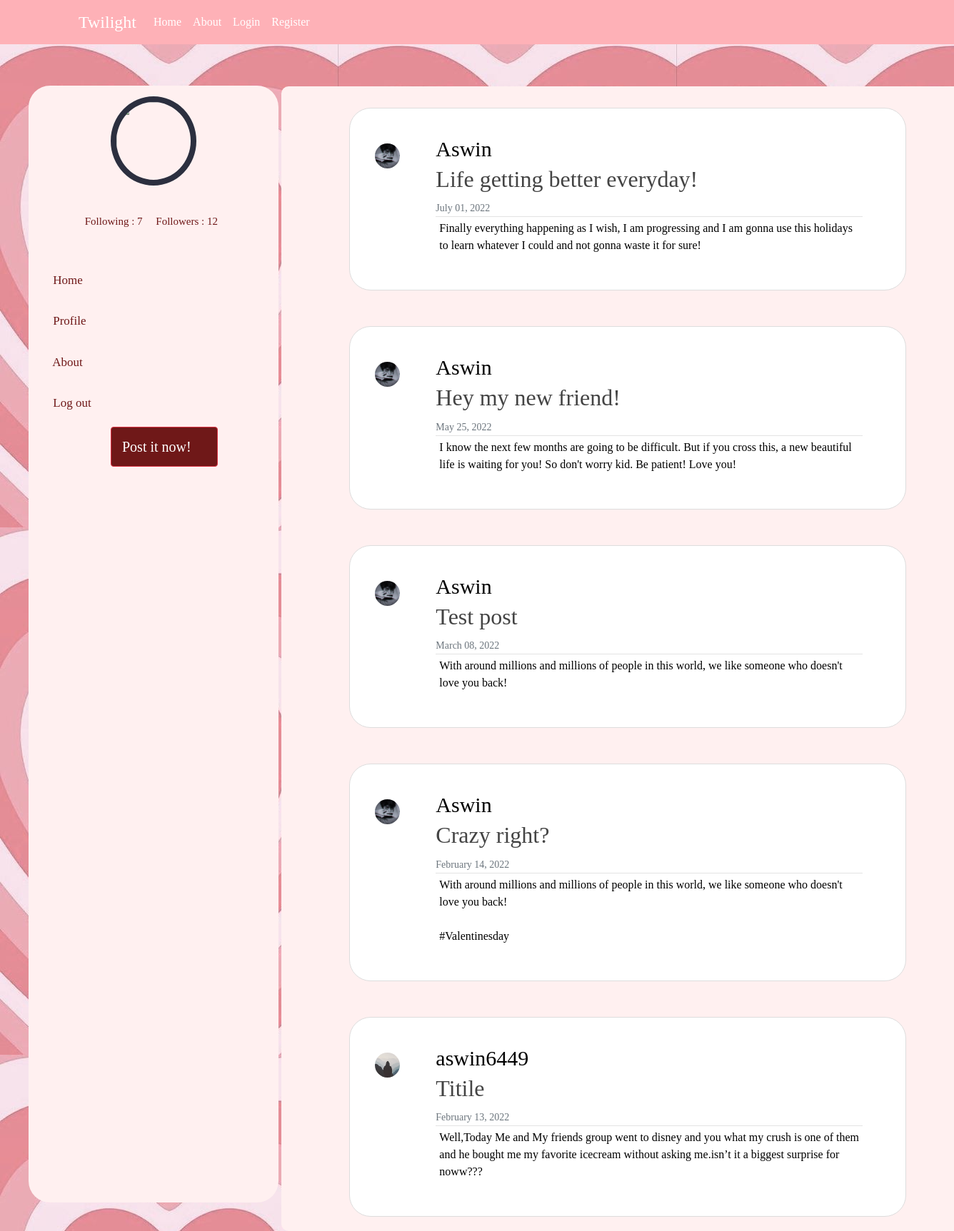
/home/, run on the app's committed database.
### blog/models.py (models this page shows, shortened)
class Post(models.Model):
    title = models.CharField(max_length=100)
    content = models.TextField()
    date_posted = models.DateTimeField(default=timezone.now)
    author = models.ForeignKey(User, on_delete=models.CASCADE)
    likes = models.ManyToManyField(User, related_name='blog_posts')

### users/models.py (models this page shows, shortened)
class Profile(models.Model):
    user = models.OneToOneField(User, on_delete=models.CASCADE)
    image = models.ImageField(default='default.jpg', upload_to='profile_pics')

### blog/views.py (the view)
# urls.py: path('home/', PostListView.as_view(), name='blog-home'),
class PostListView(ListView):
    model = Post
    template_name = 'blog/home.html'  # <app>/<model>_<viewtype>.html
    context_object_name = 'posts'
    ordering = ['-date_posted']
    paginate_by = 5

### blog/templates/blog/home.html (shortened to what this page needs)
{% load static %}
<!DOCTYPE html>
<html lang="en">
  <head>
    <link
      href="https://cdn.jsdelivr.net/npm/bootstrap@5.0.2/dist/css/bootstrap.min.css"
      rel="stylesheet"
    />
        <link rel="stylesheet" type="text/css" href="{% static 'blog/main.css' %}">
    <link rel="stylesheet" type="text/css" href="{% static 'blog/home.css' %}">
  </head>
      <body style="background: url('{% static 'blog/home.png' %}');">
    <header class="site-header">
      <nav class="navbar navbar-expand-md navbar-dark fixed-top" style="background-color: #feb1b7;" >
        <div class="container">
          <a style="font-family: 'Schoolbell', cursive;font-size: 24px" class="navbar-brand mr-4" href="{% url 'blog-home' %};">Twilight</a>
          <div class="collapse navbar-collapse" id="navbarToggle">
            <div class="navbar-nav mr-auto">
              <a class="nav-item nav-link" style="color: white;font-family: 'Schoolbell', cursive" href="{% url 'blog-home' %}">Home</a>
              <a class="nav-item nav-link" style="color: white;font-family: 'Schoolbell', cursive"  href="{% url 'blog-about' %}">About</a>
            </div>
            <div class="navbar-nav">
              {% if user.is_authenticated %}
                <a class="nav-item nav-link" style="color: white;font-family: 'Schoolbell', cursive"  href="{% url 'post-create' %}">New Post</a>
                <a class="nav-item nav-link" style="color: white;font-family: 'Schoolbell', cursive"  href="{% url 'profile' %}">Profile</a>
                <a class="nav-item nav-link" style="color: white;font-family: 'Schoolbell', cursive"  href="{% url 'logout' %}">Logout</a>
              {% else %}
                <a class="nav-item nav-link" style="color: white;font-family: 'Schoolbell', cursive"  href="{% url 'login' %}">Login</a>
                <a class="nav-item nav-link" style="color: white;font-family: 'Schoolbell', cursive"  href="{% url 'register' %}">Register</a>
              {% endif %}
            </div>
          </div>
        </div>
      </nav>
    </header>
     <header id="header">
      <div class="d-flex flex-column">
        <div class="profile">
          <img class="rounded-circle account-img" src="{{ user.profile.image.url }}">
          <br />
          <pre style="color:  #6f1818;font-family: 'Schoolbell', cursive;font-size: 15px;padding-left: 60px;"> Following : 7     Followers : 12</pre>
        </div>
        <nav id="navbar" class="nav-menu navbar">
          <ul>
            <li>
              <a href="{% url 'blog-home' %}" class="nav-link scrollto"
                >
                <pre style="color: #6f1818;font-family: 'Schoolbell', cursive;font-size: 17px;"> Home</pre>
              </a>
            </li>
            <li>
              <a href="{% url 'profile' %}" class="nav-link scrollto"
                >
                <pre style="color: #6f1818;font-family: 'Schoolbell', cursive;font-size: 17px;"> Profile</pre>
              </a>
            </li>
            <li>
              <a href="{% url 'blog-about' %}" class="nav-link scrollto"
                >
                <pre style="color: #6f1818;font-family: 'Schoolbell', cursive;font-size: 17px;"> About</pre>
              </a>
            </li>
            <li>
              <a href="{% url 'logout' %}"class="nav-link scrollto"
                ></span>
                <pre style="color: #6f1818;font-family: 'Schoolbell', cursive;font-size: 17px;"> Log out</pre>
              </a>
            </li>
          </ul>
          <br>
          <a  style="background-color: #6f1818;
                          margin-left: 100px;
                            color: white;
                            width: 150px;
                            font-size: 20px;
                            font-family: 'Schoolbell', cursive;
" class="btn btn-danger" href="{% url 'post-create' %}" role="button">Post it now!</a>
      </nav>
      </div>
    </header>
    <section class="bgimage" id="home">
        <div class="container-fluid">
          <div class="row">
            <div class="col-lg-12 col-md-12 col-sm-12 col-xs-12">
              <div
                class="container pt-3"
                style="
                  border-radius: 20px;
                  width: 100%;
                  height: 550px;
                "
              >
                <div
                  class="offset-md-2 offset-lg-2 col-lg-8 col-md-8 col-sm-12 col-xs-12"
                >
                  <form class="needs-validation" novalidate>
                    <div class="row type_margin" style="margin-top: 50px;background-color: #FFF0F0;border-radius: 10px;width: 1000px; height: auto;margin-top: 25px;margin-left: 90px;">
                      <div
                        class="offset-md-1 col-lg-7 col-md-7 col-sm-12 col-xs-12"
                      >
                      {% for post in posts %}
                      <div style="padding-right:10px;width: 800px;">
                        <article class="media content-section" style="background-color: white;border-radius: 30px;height: auto;margin-top: 30px;margin-left: 0px;margin-right: 10px;padding-right: 60px;float: right;width: auto;"><br>
                          <img class="rounded-circle article-img" style="padding: 15px;float: left;" src="{{ post.author.profile.image.url }}
                        " width="90px" height="90px" >
                            <div class="media-body" style="padding-left: 100px;">
                              <div class="article-metadata" style="align-items:flex-end">
                                <a style="color: black;font-family: 'Schoolbell', cursive;font-size: 30px;" class="mr-2" href="#">{{ post.author }}   </a>
                                  <h2><a class="article-title" style="font-family: 'Schoolbell', cursive;" href="{% url 'post-detail' post.id %}">{{ post.title }}</a></h2>
                                <small class="text-muted" style="font-family: 'Schoolbell', cursive;">{{ post.date_posted|date:"F d, Y" }}</small>
                              </div>
                              <p class="article-content" style="color: black;padding-left: 5px;font-family: 'Schoolbell', cursive;">{{ post.content }}</p><br>
                            </div>
                          </article>
                      </div>
                        {% endfor %}
                      </div>
                    </div>
                  </form>
                </div>
              </div>
            </div>
          </div>
        </div>
      </section>
  </body>
</html>

### blog/static/blog/main.css (style rules this page uses)
body { background: #fafafa; color: #333333; margin-top: 5rem; }
h1, h2, h3, h4, h5, h6 { color: #444444; }
ul { margin: 0; }
.site-header .navbar-nav .nav-link { color: #cbd5db; }
.content-section { background: #ffffff; padding: 10px 20px; border: 1px solid #dddddd; border-radius: 3px; margin-bottom: 20px; }
.article-title { color: #444444; }
.article-content { white-space: pre-line; }
.article-img { height: 65px; width: 65px; margin-right: 16px; }
.article-metadata { padding-bottom: 1px; margin-bottom: 4px; border-bottom: 1px solid #e3e3e3 }
.account-img { height: 125px; width: 125px; margin-right: 20px; margin-bottom: 16px; }

### blog/static/blog/home.css (style rules this page uses)
#header { position: fixed; margin-top: 70px; top: 50px; left: 40px; bottom: 40px; right: 60px; width: 350px; border-radius: 30px; transition: all ease-in-out 0.5s; z-index: 9997; transition: all 0.5s; padding: 0 15px; background: #fff0f0; overflow-y: auto; }
#header .profile img { margin: 15px auto; display: block; width: 120px; border: 8px solid #2c2f3f; }
body { font-family: "Open Sans", sans-serif; color: #fff0f0; }
a { color: #149ddd; text-decoration: none; }
.nav-menu { padding: 30px 0 0 0; }
.nav-menu * { margin: 0; padding: 0; list-style: none; }
.nav-menu > ul > li { position: relative; white-space: nowrap; }
.nav-menu a, .nav-menu a:focus { display: flex; align-items: center; color: #a8a9b4; padding: 12px 15px; margin-bottom: 8px; transition: 0.3s; font-size: 15px; }

### data on the page
Post: author.profile.image (picture), author "Aswin", title "Life getting better everyday!", date_posted "July 01, 2022", content "Finally everything happening as I wish, I am progressing and I am gonna use this holidays to learn whatever I could and not gonna waste it for sure!"
Post: author.profile.image (picture), author "Aswin", title "Hey my new friend!", date_posted "May 25, 2022", content "I know the next few months are going to be difficult. But if you cross this, a new beautiful life is waiting for you! So don't worry kid. Be patient! Love you!"
Post: author.profile.image (picture), author "Aswin", title "Test post", date_posted "March 08, 2022", content "With around millions and millions of people in this world, we like someone who doesn't love you back!"
Post: author.profile.image (picture), author "Aswin", title "Crazy right?", date_posted "February 14, 2022", content "With around millions and millions of people in this world, we like someone who doesn't love you back! #Valentinesday"
Post: author.profile.image (placeholder picture), author "aswin6449", title "Titile", date_posted "February 13, 2022", content "Well,Today Me and My friends group went to disney and you what my crush is one of them and he bought me my favorite icecream without asking me.isn’t it a biggest surprise for noww???"
